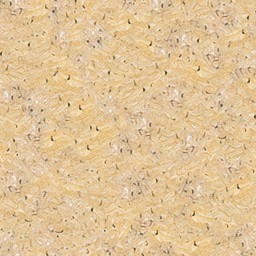
#> input picture src/assets/images/art/beige.jpg, 256 x 256 px; its folder holds only this picture in this run
$ python make_ref_textures.py ../src/assets/images/art/beige.jpg
#> lines starting #> are read from the running program, lines starting #| are printed output that depends on the picture
#!/usr/bin/env python3
"""Cut the sand and reef-rock textures out of the owner's reference picture (the arrival concept, 1672x941) and make them tile.
Usage: python3 tools/make_ref_textures.py path/to/04_arrival_landscape.png
Writes src/assets/images/tex/sand_ref.webp (512 px, seamless). build_assets.py embeds them as AQ_DATA.TEX."""
import os, sys
import numpy as np
from PIL import Image, ImageFilter
ROOT = os.path.dirname(os.path.dirname(os.path.abspath(__file__))); OUT = os.path.join(ROOT, 'src', 'assets', 'images', 'tex')

def seamless(a, blend=0.5):
    """offset-and-blend: the patch shifted by half its size is laid over a soft cross mask, so the wrap seams disappear"""
    h, w = a.shape[:2]; b = np.roll(np.roll(a, h // 2, 0), w // 2, 1)
    y = np.abs(np.linspace(-1, 1, h))[:, None]; x = np.abs(np.linspace(-1, 1, w))[None, :]
    m = np.clip((np.maximum(x, y) - (1 - blend)) / blend, 0, 1) ** 1.5   # 1 near the patch edges (where a has seams after wrapping) -> use b there
    m = m[..., None]; return a * (1 - m) + b * m

def main():
    im = Image.open(sys.argv[1]).convert('RGB'); W, H = im.size; s = W / 1672
#> in main, im is the input picture: PIL image 256x256 RGB; mean R, G, B 224.3, 194.9, 152.3
#> after `W, H = im.size`: W = 256; H = 256
#> after `s = W / 1672`: s = 0.153
    box = lambda x0, y0, x1, y1: tuple(int(v * s) for v in (x0, y0, x1, y1))
    os.makedirs(OUT, exist_ok=True)
    # sand: the big top-left block, inside its rounded edges, left of the starfish
    sand = np.asarray(im.crop(box(98, 148, 236, 300)).resize((512, 512), Image.LANCZOS), np.float32)
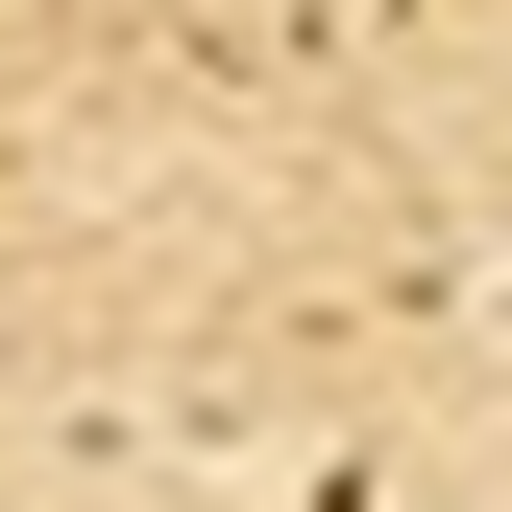
#> sand: shape (512, 512, 3) float32; mean R, G, B 223.9, 194.7, 151.6
    sand = seamless(sand, 0.45)
#> in seamless, `b = np.roll(np.roll(a, h // 2, 0), w // 2, 1)`:
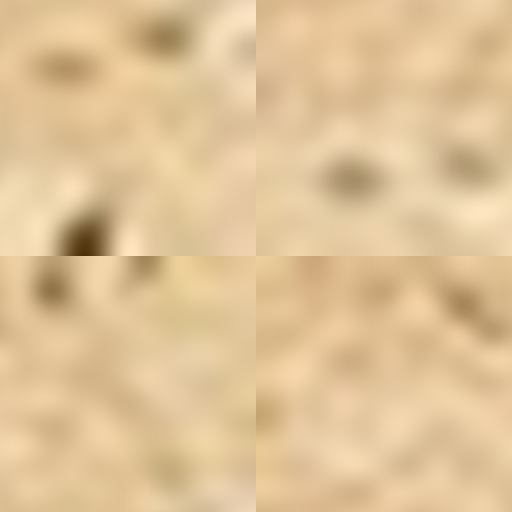
#> b: shape (512, 512, 3) float32; mean R, G, B 223.9, 194.7, 151.6
#> in seamless, `return a * (1 - m) + b * m`:
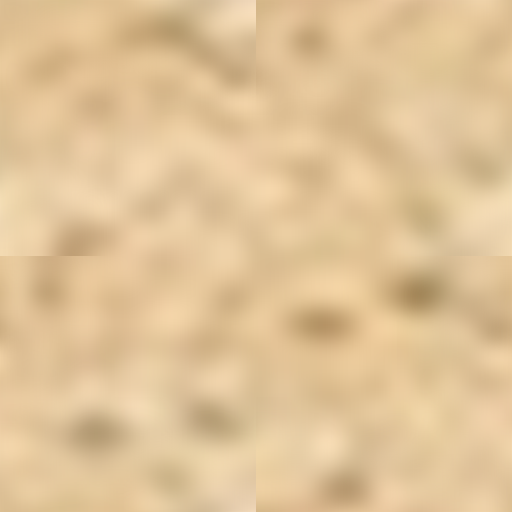
#> returned value: shape (512, 512, 3) float64; mean of channels 0, 1, 2 224.4, 194.9, 151.8; drawn as R, G, B
    Image.fromarray(np.clip(sand, 0, 255).astype(np.uint8)).save(os.path.join(OUT, 'sand_ref.webp'), quality=90)
    # (the rock texture is drawn in game.js in the reference's palette: the reference's rock area was too small to tile cleanly)
    print('wrote', os.listdir(OUT))
if __name__ == '__main__': main()
